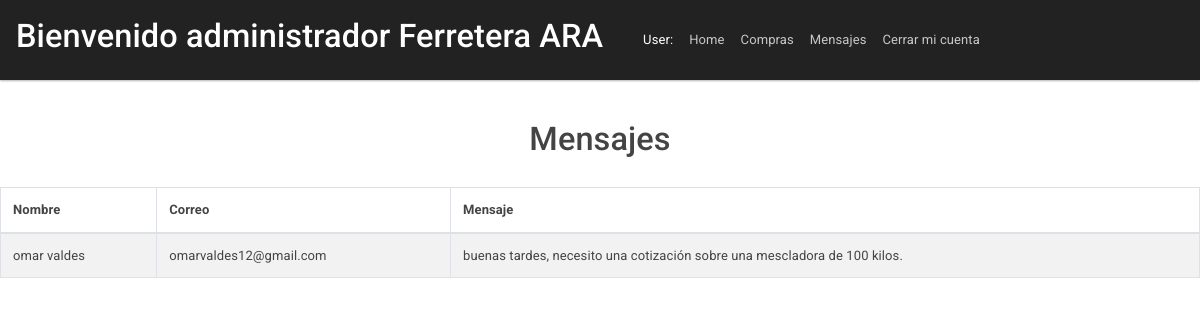
/crud_pdo_ajax/mensajes.php, run on the app's committed database.
### tables this page shows
CREATE TABLE `contacto` (
  `nombre` varchar(50) NOT NULL,
  `email` varchar(60) NOT NULL,
  `mensaje` varchar(500) NOT NULL
);

### crud_pdo_ajax/mensajes.php (the view, shortened to what this page needs)
<?php
  require 'conexion.php';
  $sql ='SELECT * FROM contacto';
  $stmt = $cnnPDO->prepare($sql);
  $stmt->execute();
?>
<!DOCTYPE html>
<html lang="es">
<head>
	<link rel="stylesheet" type="text/css" href="bootstrap/css/bootstrap.css">
	<link rel="stylesheet" type="text/css" href="bootstrap/css/font-awesome.css">
	<link rel="stylesheet" type="text/css" href="bootstrap/css/custom.css">
</head>
<body>
<div class="container">
	<nav class="navbar navbar-expand-lg fixed-top navbar-dark bg-dark">
	  	<div class="collapse navbar-collapse" id="navbarColor02">
		    <h1 class="text-white">Bienvenido administrador Ferretera ARA</h1>
		    <div class="collapse navbar-collapse" id="navbarHeader">
      	<ul class="navbar-nav me-auto mb-2 mb-lg-0">
          <li class="nav-item">
            <a class="nav-link active"></a>
          </li><li class="nav-item">
            <a class="nav-link active"></a>
          </li>
<li class="nav-item">
            <a class="nav-link active">User: <?php echo $_SESSION['email']; ?></a>
          </li>
           <li class="nav-item">
                <a href="indexadmi.php" class="nav-link" > Home </a>
          </li>
          <li class="nav-item">
                <a href="compras.php" class="nav-link" > Compras </a>
          </li>
          <li class="nav-item">
                <a href="mensajes.php" class="nav-link" > Mensajes </a>
          </li>
          <li class="nav-item">
                <a href="#" class="nav-link" name="close" id="close"> Cerrar mi cuenta </a>
          </li>
      </div>
  </div>
	  	</div>
	<h1 class="page-header text-center">Mensajes</h1>
	<div class="row">
		<div class="col-sm-12">
			<table class="table table-bordered table-striped" style="margin-top:20px;">
				<thead>
					<th>Nombre</th>
					<th>Correo</th>
					<th>Mensaje</th>
				</thead>
				<?php
  while ($campo = $stmt->fetch(PDO::FETCH_ASSOC)) {
      echo '<tr>';
      echo '<td>' . $campo['nombre'] . '</td>';
      echo '<td>' . $campo['email'] . '</td>';
      echo '<td>' . $campo['mensaje'] . '</td>';
  }
  ?>
			</table>
		</div>
	</div>
</body>
</html>

### data on the page
contacto: nombre "omar valdes", email "omarvaldes12@gmail.com", mensaje "buenas tardes, necesito una cotización sobre una mescladora de 100 kilos."
